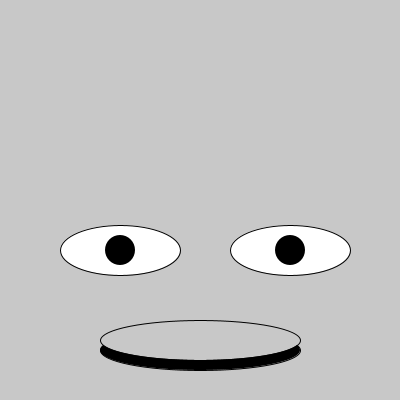
Frame 1 (no input)
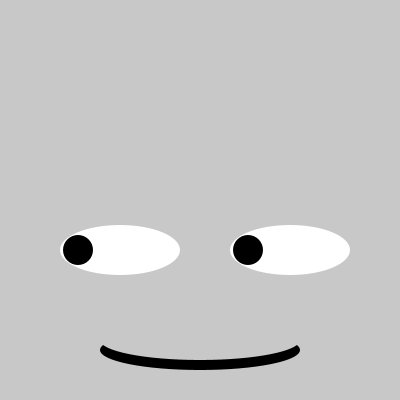
Frame 60 (the mouse pressed at the canvas centre just before this capture)
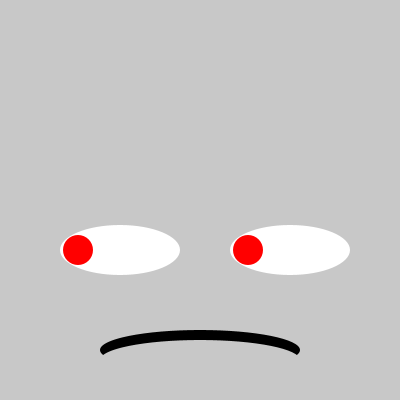
Frame 120 (the mouse held since frame 60 and released just before this capture)

The Processing sketch that drew these frames (run headless with seeded random() and noise(); from frame 60 on, the mouse is pressed at the canvas centre):

// Processing sketch: processing_41121
// ── processing_41121.pde

int x=120;
int y=250;
int m=10; //var for move the mouth
int speedx=3;
int speedy=3;



void setup (){
  size (400,400);
  smooth();
  }
void draw(){
  background(200);
  fill(255);
  ellipse(120,250, 120,50);
  ellipse(290,250, 120,50);
  fill(0);
  ellipse(200,350, 200,40);
  fill(200);
  ellipse(200,350-m, 200,40);
  noStroke();
  
  if (mousePressed){
     m=-10;
     fill(255,0,0);
     if (y>240){
        if (mouseX< height/2){
          x=120;
          y=y-speedy;
        }
    }
    if (y<260){
        if (mouseX> height/2){
        x=120;
        speedx=0;
        y=y+speedy;
        }
     }
  }
  else{
     fill(0);
     m=10;
     y=250;
     speedx=3;
     }
     
  ellipse(x,y, 30,30);
  ellipse(x+170,y, 30,30);
  if (x>80){
     if (mouseX< height/2){
     x=x-speedx;
     }
  }
 if (x<160){
     if (mouseX> height/2){
     x=x+speedx;
     }

 }
}          
                
